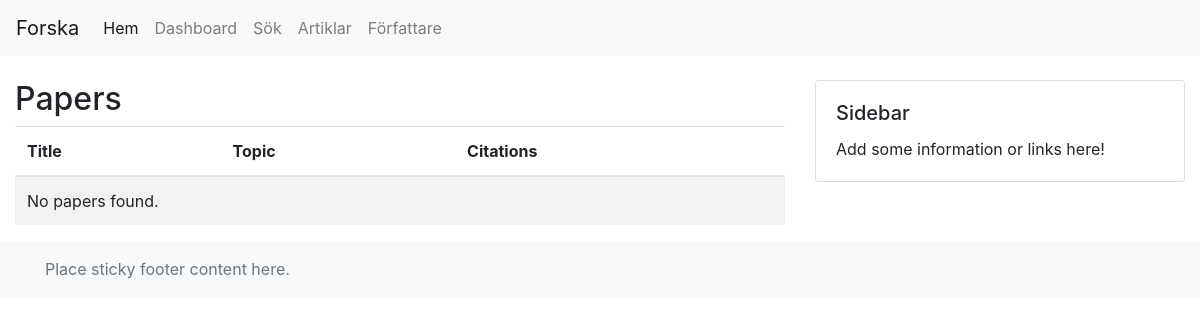
The app's page /search/papers/, older data.
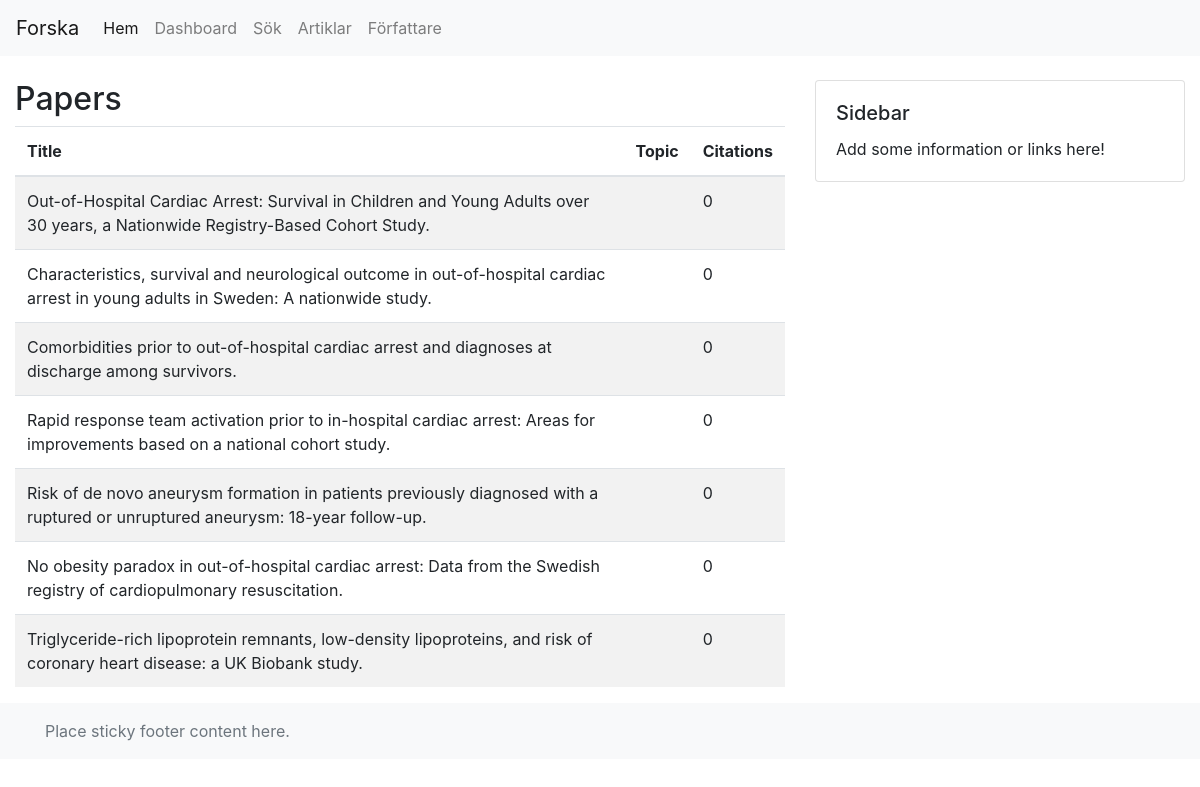
The same page, newer data.
### search/models.py (models this page shows, shortened)
class Papers(models.Model):
    id = models.AutoField(primary_key=True)
    main = models.OneToOneField(Main, on_delete=models.CASCADE)
    title = models.CharField(max_length=200)
    topic = models.CharField(max_length=100)
    citations = models.IntegerField(default=0)

### search/views.py (the view)
# urls.py: path('papers/', views.papers, name='papers'),
def papers(request):
    papers = Papers.objects.all()
    return render(request, 'search/papers.html', {'papers': papers})

### search/templates/search/papers.html
{% extends 'base.html' %}
{% block content %}
    <h2>Papers</h2>
    <table class="table table-striped">
        <thead>
            <tr>
                <th>Title</th>
                <th>Topic</th>
                <th>Citations</th>
            </tr>
        </thead>
        <tbody>
        {% for paper in papers %}
            <tr>
                <td>{{ paper.title }}</td>
                <td>{{ paper.topic }}</td>
                <td>{{ paper.citations }}</td>
            </tr>
        {% empty %}
            <tr>
                <td colspan="3">No papers found.</td>
            </tr>
        {% endfor %}
        </tbody>
    </table>
{% endblock %}

### templates/base.html (shortened to what this page needs)
<!DOCTYPE html>
<html lang="en">
<head>
    <link href="https://stackpath.bootstrapcdn.com/bootstrap/4.5.2/css/bootstrap.min.css" rel="stylesheet">
</head>
<body>
    <nav class="navbar navbar-expand-lg navbar-light bg-light">
        <a class="navbar-brand" href="{% url 'home' %}">Forska</a>
        <div class="collapse navbar-collapse" id="navbarNav">
            <ul class="navbar-nav">
                <li class="nav-item active">
                    <a class="nav-link" href="{% url 'home' %}">Hem <span class="sr-only">(current)</span></a>
                </li>
                <li class="nav-item">
                    <a class="nav-link" href="{% url 'dashboard' %}">Dashboard</a>
                </li>
                <li class="nav-item">
                    <a class="nav-link" href="{% url 'search' %}">Sök</a>
                </li>
                <li class="nav-item">
                    <a class="nav-link" href="{% url 'papers' %}">Artiklar</a>
                </li>
                <li class="nav-item">
                    <a class="nav-link" href="{% url 'authors' %}">Författare</a>
                </li>
            </ul>
        </div>
    </nav>
    <main role="main" class="container-fluid pt-4">
        <div class="row">
            <div class="col-md-8">
                {% block content %}{% endblock %}
            </div>
            <div class="col-md-4">
                <div class="card">
                    <div class="card-body">
                        <h5 class="card-title">Sidebar</h5>
                        <p class="card-text">Add some information or links here!</p>
                    </div>
                </div>
            </div>
        </div>
    </main>
    <footer class="footer mt-auto py-3 bg-light">
        <div class="container">
            <span class="text-muted">Place sticky footer content here.</span>
        </div>
    </footer>
</body>
</html>

Row changes from the older to the newer data that the page shows:
added Papers: title "Out-of-Hospital Cardiac Arrest: Survival in Children and Young Adults over 30 years, a Nationwide Registry-Based Cohort Study.", citations "0"
added Papers: title "Characteristics, survival and neurological outcome in out-of-hospital cardiac arrest in young adults in Sweden: A nationwide study.", citations "0"
added Papers: title "Comorbidities prior to out-of-hospital cardiac arrest and diagnoses at discharge among survivors.", citations "0"
added Papers: title "Rapid response team activation prior to in-hospital cardiac arrest: Areas for improvements based on a national cohort study.", citations "0"
added Papers: title "Risk of de novo aneurysm formation in patients previously diagnosed with a ruptured or unruptured aneurysm: 18-year follow-up.", citations "0"
added Papers: title "No obesity paradox in out-of-hospital cardiac arrest: Data from the Swedish registry of cardiopulmonary resuscitation.", citations "0"
added Papers: title "Triglyceride-rich lipoprotein remnants, low-density lipoproteins, and risk of coronary heart disease: a UK Biobank study.", citations "0"
Text that changed along with them:
text no longer shown: "No papers found."
